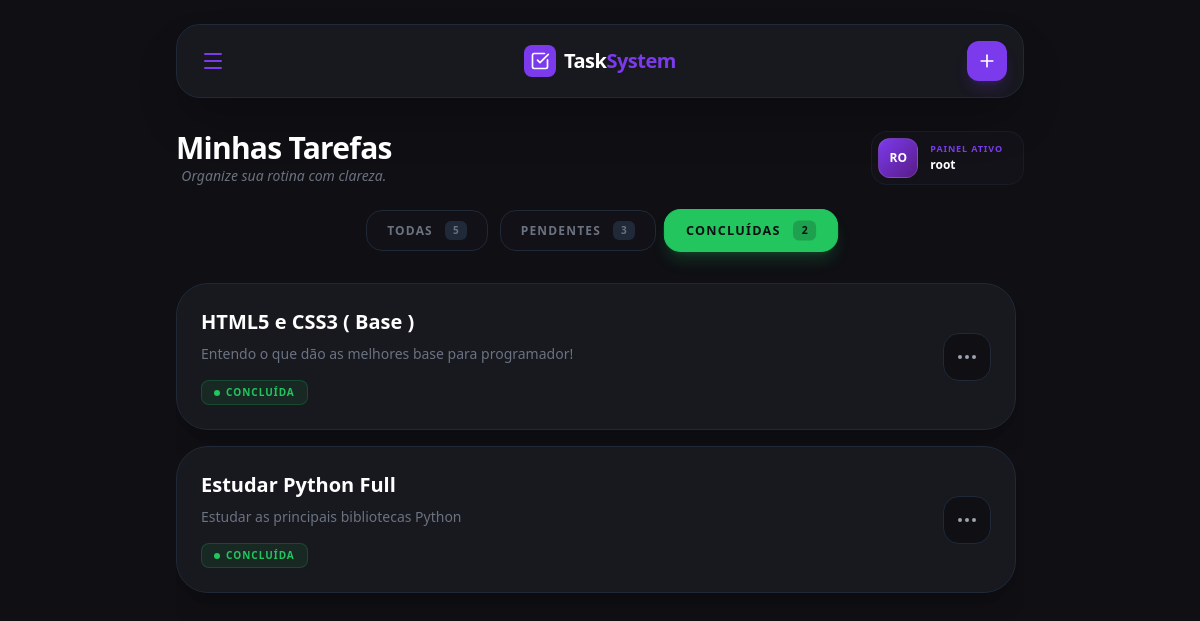
/tarefas/?status=concluidas (signed in), run on the app's committed database.
### tarefas/models.py (models this page shows, shortened)
class Tarefa(models.Model):
    usuario = models.ForeignKey(User, on_delete=models.CASCADE)
    titulo = models.CharField(max_length=100)
    descricao = models.TextField(blank=True)
    finalizado = models.BooleanField(default=False)
    excluida = models.BooleanField(default=False)
    criado_em = models.DateTimeField(auto_now_add=True)

### tarefas/views.py (the view)
# urls.py: path('tarefas/', views.listar_tarefas, name='listar_tarefas'),
@login_required
def listar_tarefas(request):
    queryset_base = Tarefa.objects.filter(usuario=request.user, excluida=False)
    status_filtro = request.GET.get('status', 'todas')
    if status_filtro == 'pendentes':
        tarefas = queryset_base.filter(finalizado=False)
    elif status_filtro == 'concluidas':
        tarefas = queryset_base.filter(finalizado=True)
    else:
        tarefas = queryset_base
    context = {
        'tarefas': tarefas.order_by('-criado_em'),
        'total': queryset_base.count(),
        'pendentes': queryset_base.filter(finalizado=False).count(),
        'finalizadas': queryset_base.filter(finalizado=True).count(),
    }
    return render(request, 'tarefas/listar.html', context)

### tarefas/templates/tarefas/listar.html (shortened to what this page needs)
<!DOCTYPE html>
<html lang="pt-BR">
<head>
    <script src="https://cdn.tailwindcss.com"></script>
</head>
<body class="bg-dark text-gray-200 min-h-screen font-sans" x-data="{ drawerOpen: false, addModalOpen: false }">
    <div class="max-w-4xl mx-auto p-4 md:p-6 flex flex-col h-screen">
        <header class="shrink-0 mb-8">
            <div class="flex items-center justify-between bg-card border border-gray-800 p-4 rounded-3xl shadow-2xl">
                <button @click="drawerOpen = true" class="p-2 hover:bg-dark rounded-xl transition text-primary">
                    <i data-lucide="menu"></i>
                </button>
                <div class="flex items-center gap-2">
                    <div class="bg-primary p-1.5 rounded-lg text-white">
                        <i data-lucide="check-square" class="w-5 h-5"></i>
                    </div>
                    <h1 class="text-xl font-bold text-white tracking-tight">Task<span class="text-primary">System</span></h1>
                </div>
                <button @click="addModalOpen = true" class="bg-primary hover:bg-purple-700 text-white p-2.5 rounded-xl transition shadow-lg shadow-primary/20 active:scale-95">
                    <i data-lucide="plus" class="w-5 h-5"></i>
                </button>
            </div>
        </header>
        <div class="flex flex-col gap-6 mb-8">
            <div class="flex flex-col md:flex-row md:items-center justify-between gap-6">
                <div class="text-center">
                    <h2 class="text-3xl font-extrabold text-white tracking-tight">Minhas Tarefas</h2>
                    <p class="text-gray-500 text-sm italic">Organize sua rotina com clareza.</p>
                </div>
                <div @click="drawerOpen = true" class="cursor-pointer hidden md:flex flex items-center gap-3 bg-card/40 p-1.5 pr-5 rounded-2xl border border-gray-800/50 hover:border-primary/30 transition-all group">
                    <div class="w-10 h-10 rounded-xl bg-gradient-to-br from-primary to-purple-900 flex items-center justify-center border border-white/10">
                        <span class="text-white font-black text-xs uppercase">{{ user.username|slice:":2" }}</span>
                    </div>
                    <div class="flex flex-col">
                        <span class="text-[9px] font-black text-primary uppercase tracking-widest leading-none mb-1">Painel Ativo</span>
                        <h2 class="text-white font-bold text-xs truncate max-w-[120px]">
                            {% if user.first_name %}{{ user.first_name }}{% else %}{{ user.username }}{% endif %}
                        </h2>
                    </div>
                </div>
            </div>
            <div class="flex flex-wrap items-center gap-3 justify-center">
                <a href="?status=todas"
   class="flex flex-1 md:flex-none items-center justify-center gap-3 px-5 py-2.5 rounded-2xl border transition-all duration-300
   {% if not request.GET.status or request.GET.status == 'todas' %}
     bg-primary border-primary text-white shadow-lg shadow-primary/20 scale-105 z-10
   {% else %}
     bg-card/30 border-gray-800 text-gray-500 hover:border-gray-600
   {% endif %}">
    <span class=" md:inline text-xs font-black uppercase tracking-widest">
        Todas
    </span>
    <span class="px-2 py-0.5
        {% if not request.GET.status or request.GET.status == 'todas' %}
            bg-white/20
        {% else %}
            bg-gray-800
        {% endif %}
        rounded-md text-[10px] font-bold">
        {{ total }}
    </span>
</a>
                <a href="?status=pendentes"
   class="flex flex-1 md:flex-none items-center justify-center gap-3 px-5 py-2.5 rounded-2xl border transition-all duration-300
   {% if request.GET.status == 'pendentes' %}
     bg-yellow-500 border-yellow-500 text-dark shadow-lg shadow-yellow-500/20 scale-105 z-10
   {% else %}
     bg-card/30 border-gray-800 text-gray-500 hover:border-gray-600
   {% endif %}">
    <span class="hidden md:inline text-xs font-black uppercase tracking-widest">
        Pendentes
    </span>
    <span class="px-2 py-0.5
        {% if request.GET.status == 'pendentes' %}
            bg-dark/20
        {% else %}
            bg-gray-800
        {% endif %}
        rounded-md text-[10px] font-bold">
        {{ pendentes }}
    </span>
</a>
                <a href="?status=concluidas"
   class="flex flex-1 md:flex-none items-center justify-center gap-3 px-5 py-2.5 rounded-2xl border transition-all duration-300
   {% if request.GET.status == 'concluidas' %}
     bg-green-500 border-green-500 text-dark shadow-lg shadow-green-500/20 scale-105 z-10
   {% else %}
     bg-card/30 border-gray-800 text-gray-500 hover:border-gray-600
   {% endif %}">
    <span class="hidden md:inline text-xs font-black uppercase tracking-widest">
        Concluídas
    </span>
    <span class="px-2 py-0.5
        {% if request.GET.status == 'concluidas' %}
            bg-dark/20
        {% else %}
            bg-gray-800
        {% endif %}
        rounded-md text-[10px] font-bold">
        {{ finalizadas }}
    </span>
</a>
            </div>
        </div>
        <div class="flex-1 overflow-y-auto pr-2 custom-scroll">
            <ul class="space-y-4 pb-10">
                {% for tarefa in tarefas %}
                <li x-data="{ menuOpen: false }" class="relative bg-card border border-gray-800 rounded-[2rem] p-6 flex flex-col md:flex-row md:items-center justify-between gap-6 hover:border-primary/50 hover:bg-primary/[0.01] transition-all duration-300 shadow-xl group">
                    <div class="flex-1">
                        <div class="flex items-center justify-between gap-4 mb-2">
                            <h3 class="text-xl font-bold text-white group-hover:text-primary transition-colors duration-300 line-clamp-1 flex-1">
                                {{ tarefa.titulo }}
                            </h3>
                        </div>
                        <p class="text-gray-500 text-sm line-clamp-2 mb-4">{{ tarefa.descricao }}</p>
                        <div class="flex items-center gap-3">
                            {% if tarefa.finalizado %}
                                <div class="flex items-center gap-1.5 px-3 py-1 bg-green-500/10 border border-green-500/20 rounded-lg">
                                    <div class="w-1.5 h-1.5 rounded-full bg-green-500 animate-pulse"></div>
                                    <span class="text-[10px] font-black text-green-500 uppercase tracking-widest">Concluída</span>
                                </div>
                            {% endif %}
                        </div>
                    </div>
                    <div class="relative flex items-center justify-end">
                        <button @click="menuOpen = !menuOpen" @click.away="menuOpen = false"
                                class="flex items-center justify-center w-12 h-12 rounded-2xl bg-dark border border-gray-800 text-gray-400 hover:text-white hover:border-primary transition-all active:scale-90">
                            <i data-lucide="more-horizontal" :class="menuOpen ? 'rotate-90' : ''" class="transition-transform duration-300"></i>
                        </button>
                    </div>
                </li>
                {% empty %}
                <div class="text-center py-20 bg-card/30 rounded-3xl border border-dashed border-gray-800">
                    <i data-lucide="clipboard-list" class="w-12 h-12 text-gray-700 mx-auto mb-4"></i>
                    <p class="text-gray-500 font-medium italic">Nenhuma tarefa por aqui.</p>
                </div>
                {% endfor %}
            </ul>
        </div>
    </div>
</body>
</html>

### data on the page
Tarefa: titulo "HTML5 e CSS3 ( Base )", descricao "Entendo o que dão as melhores base para programador!", finalizado True (drawn)
Tarefa: titulo "Estudar Python Full", descricao "Estudar as principais bibliotecas Python", finalizado True (drawn)

### other printed values
{{ user.username|slice:":2" }} "RO"
{{ user.username }} "root"
{{ total }} "5"
{{ pendentes }} "3"
{{ finalizadas }} "2"
